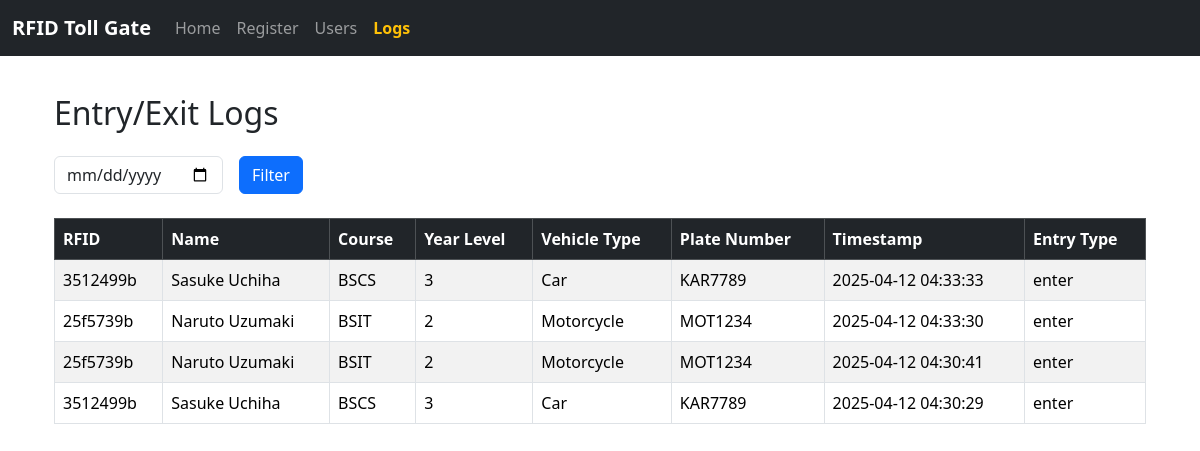
Page /logs on the committed database.
### tables this page shows
CREATE TABLE logs (
        id INTEGER PRIMARY KEY AUTOINCREMENT,
        rfid TEXT,
        name TEXT,
        course TEXT,
        year_level TEXT,
        vehicle_type TEXT,
        plate_number TEXT,
        timestamp TEXT,
        entry_type TEXT CHECK(entry_type IN ('enter', 'exit'))
    );

### main.py (the view)
@app.route('/logs')
def logs():
    selected_date = request.args.get('date')
    conn = sqlite3.connect('rfid_gate.db')
    c = conn.cursor()
    if selected_date:
        c.execute('''
            SELECT rfid, name, course, year_level, vehicle_type, plate_number, timestamp, entry_type
            FROM logs
            WHERE DATE(timestamp) = ?
            ORDER BY timestamp DESC
        ''', (selected_date,))
    else:
        c.execute('''
            SELECT rfid, name, course, year_level, vehicle_type, plate_number, timestamp, entry_type
            FROM logs
            ORDER BY timestamp DESC
        ''')
    logs_data = c.fetchall()
    conn.close()
    return render_template('logs.html', logs=logs_data, selected_date=selected_date)

### templates/logs.html (shortened to what this page needs)
{% extends "base.html" %}
{% block content %}
<div class="container mt-4">
  <h2 class="mb-4">Entry/Exit Logs</h2>
  <form method="GET" class="row g-3 mb-4">
    <div class="col-auto">
      <input type="date" name="date" class="form-control" value="{{ selected_date }}">
    </div>
    <div class="col-auto">
      <button type="submit" class="btn btn-primary">Filter</button>
    </div>
  </form>
  {% if logs %}
  <div class="table-responsive">
    <table class="table table-striped table-bordered">
      <thead class="table-dark">
        <tr>
          <th>RFID</th>
          <th>Name</th>
          <th>Course</th>
          <th>Year Level</th>
          <th>Vehicle Type</th>
          <th>Plate Number</th>
          <th>Timestamp</th>
          <th>Entry Type</th>
        </tr>
      </thead>
      <tbody>
        {% for log in logs %}
        <tr>
          <td>{{ log[0] }}</td>
          <td>{{ log[1] }}</td>
          <td>{{ log[2] }}</td>
          <td>{{ log[3] }}</td>
          <td>{{ log[4] }}</td>
          <td>{{ log[5] }}</td>
          <td>{{ log[6] }}</td>
          <td>{{ log[7] }}</td>
        </tr>
        {% endfor %}
      </tbody>
    </table>
  </div>
  {% else %}
    <p class="text-muted">No logs found{{ " for " + selected_date if selected_date }}.</p>
  {% endif %}
</div>
{% endblock %}

### templates/base.html (shortened to what this page needs)
<!DOCTYPE html>
<html lang="en">
<head>
  <link href="https://cdn.jsdelivr.net/npm/bootstrap@5.3.2/dist/css/bootstrap.min.css" rel="stylesheet">
</head>
<body>
<nav class="navbar navbar-expand-lg navbar-dark bg-dark fixed-top">
  <div class="container-fluid">
    <a class="navbar-brand" href="/">RFID Toll Gate</a>
    <div class="collapse navbar-collapse">
      <ul class="navbar-nav me-auto mb-2 mb-lg-0">
        <li class="nav-item">
          <a class="nav-link {% if request.path == '/' %}active text-warning fw-bold{% endif %}" href="/">Home</a>
        </li>
        <li class="nav-item">
          <a class="nav-link {% if request.path.startswith('/register') %}active text-warning fw-bold{% endif %}" href="/register">Register</a>
        </li>
        <li class="nav-item">
          <a class="nav-link {% if request.path == '/users' %}active text-warning fw-bold{% endif %}" href="/users">Users</a>
        </li>
        <li class="nav-item">
          <a class="nav-link {% if request.path.startswith('/logs') %}active text-warning fw-bold{% endif %}" href="/logs">Logs</a>
        </li>
      </ul>
    </div>
  </div>
</nav>
  <div class="container">
    {% block content %}{% endblock %}
  </div>
</body>
</html>

### templates/base.html (style rules this page uses)
body { padding-top: 70px; }
.navbar-brand { font-weight: bold; }

### rows in the picture
logs: rfid "3512499b", name "Sasuke Uchiha", course "BSCS", year_level "3", vehicle_type "Car", plate_number "KAR7789", timestamp "2025-04-12 04:33:33", entry_type "enter"
logs: rfid "25f5739b", name "Naruto Uzumaki", course "BSIT", year_level "2", vehicle_type "Motorcycle", plate_number "MOT1234", timestamp "2025-04-12 04:33:30", entry_type "enter"
logs: rfid "25f5739b", name "Naruto Uzumaki", course "BSIT", year_level "2", vehicle_type "Motorcycle", plate_number "MOT1234", timestamp "2025-04-12 04:30:41", entry_type "enter"
logs: rfid "3512499b", name "Sasuke Uchiha", course "BSCS", year_level "3", vehicle_type "Car", plate_number "KAR7789", timestamp "2025-04-12 04:30:29", entry_type "enter"
